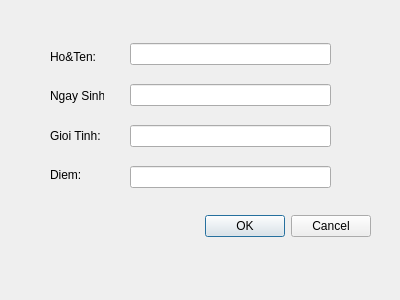
<?xml version="1.0" encoding="UTF-8"?>
<ui version="4.0">
 <class>Dialog_SV</class>
 <widget class="QDialog" name="Dialog_SV">
  <property name="geometry">
   <rect>
    <x>0</x>
    <y>0</y>
    <width>400</width>
    <height>300</height>
   </rect>
  </property>
  <property name="windowTitle">
   <string>Dialog</string>
  </property>
  <widget class="QDialogButtonBox" name="buttonBox">
   <property name="geometry">
    <rect>
     <x>30</x>
     <y>210</y>
     <width>341</width>
     <height>32</height>
    </rect>
   </property>
   <property name="orientation">
    <enum>Qt::Horizontal</enum>
   </property>
   <property name="standardButtons">
    <set>QDialogButtonBox::Cancel|QDialogButtonBox::Ok</set>
   </property>
  </widget>
  <widget class="QWidget" name="">
   <property name="geometry">
    <rect>
     <x>50</x>
     <y>40</y>
     <width>54</width>
     <height>151</height>
    </rect>
   </property>
   <layout class="QVBoxLayout" name="verticalLayout">
    <item>
     <widget class="QLabel" name="label">
      <property name="text">
       <string>Ho&amp;Ten:</string>
      </property>
     </widget>
    </item>
    <item>
     <widget class="QLabel" name="label_2">
      <property name="text">
       <string>Ngay Sinh:</string>
      </property>
     </widget>
    </item>
    <item>
     <widget class="QLabel" name="label_3">
      <property name="text">
       <string>Gioi Tinh:</string>
      </property>
     </widget>
    </item>
    <item>
     <widget class="QLabel" name="label_4">
      <property name="text">
       <string>Diem:</string>
      </property>
     </widget>
    </item>
   </layout>
  </widget>
  <widget class="QWidget" name="">
   <property name="geometry">
    <rect>
     <x>130</x>
     <y>30</y>
     <width>201</width>
     <height>171</height>
    </rect>
   </property>
   <layout class="QVBoxLayout" name="verticalLayout_2">
    <item>
     <widget class="QLineEdit" name="txtTen"/>
    </item>
    <item>
     <widget class="QLineEdit" name="txtNgaySinh"/>
    </item>
    <item>
     <widget class="QLineEdit" name="txtGioiTinh"/>
    </item>
    <item>
     <widget class="QLineEdit" name="txtDiem"/>
    </item>
   </layout>
  </widget>
 </widget>
 <resources/>
 <connections>
  <connection>
   <sender>buttonBox</sender>
   <signal>accepted()</signal>
   <receiver>Dialog_SV</receiver>
   <slot>accept()</slot>
   <hints>
    <hint type="sourcelabel">
     <x>248</x>
     <y>254</y>
    </hint>
    <hint type="destinationlabel">
     <x>157</x>
     <y>274</y>
    </hint>
   </hints>
  </connection>
  <connection>
   <sender>buttonBox</sender>
   <signal>rejected()</signal>
   <receiver>Dialog_SV</receiver>
   <slot>reject()</slot>
   <hints>
    <hint type="sourcelabel">
     <x>316</x>
     <y>260</y>
    </hint>
    <hint type="destinationlabel">
     <x>286</x>
     <y>274</y>
    </hint>
   </hints>
  </connection>
 </connections>
</ui>
